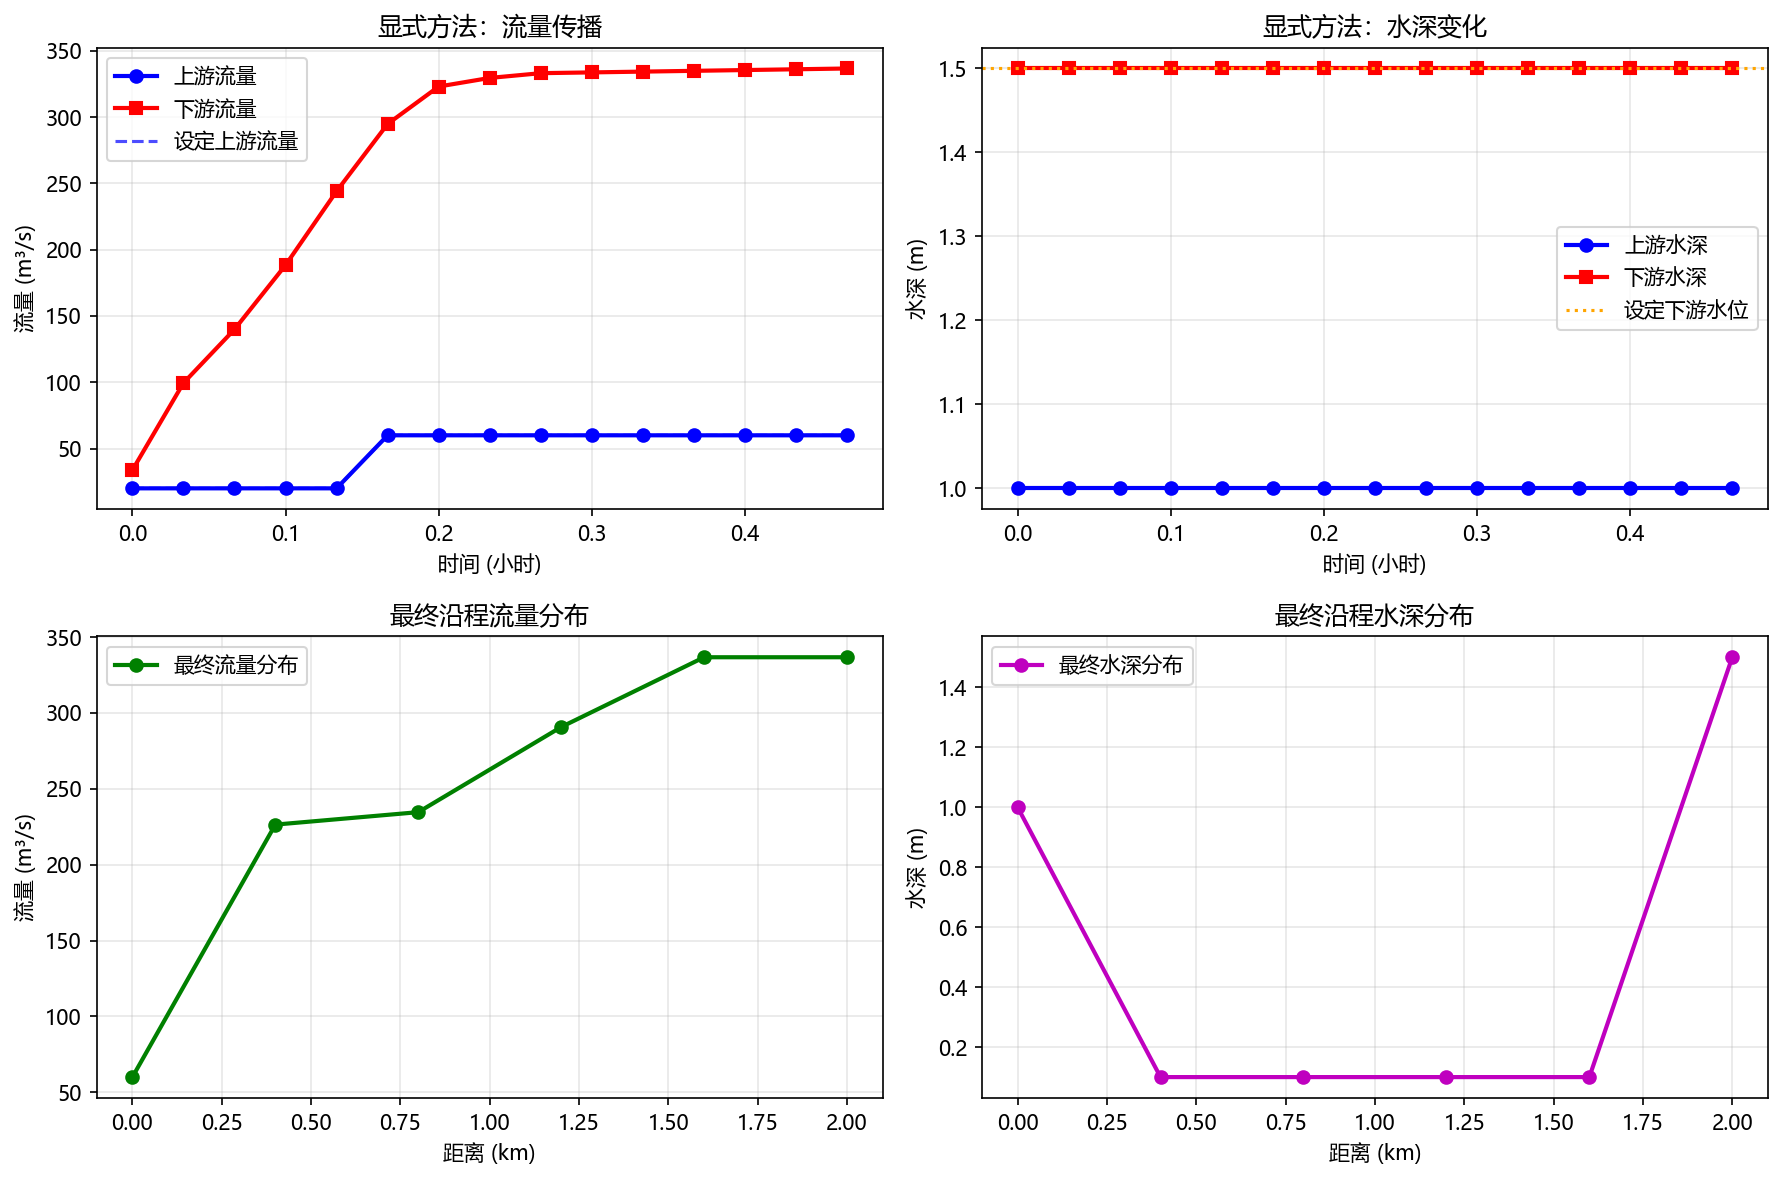

The Python source for this figure:
"""简单显式方法测试 - 验证边界条件传播"""

from hydrosis.hydrodynamics import (
    RiverReach,
    BoundaryCondition,
    RectangleSection
)
import numpy as np
import matplotlib.pyplot as plt

# 设置中文字体
plt.rcParams['font.sans-serif'] = ['Microsoft YaHei', 'SimHei']
plt.rcParams['axes.unicode_minus'] = False

class SimpleExplicitSolver:
    """简化的显式求解器 - 专注于边界条件传播"""
    
    def __init__(self, reach, cross_section, dt=60):
        self.reach = reach
        self.cross_section = cross_section
        self.dt = dt
        self.g = 9.81
        
        # 初始化状态
        n = reach.num_sections
        self.Q = np.full(n, 20.0)  # 初始流量
        self.h = np.full(n, 1.0)   # 初始水深
        self.A = np.full(n, cross_section.width * 1.0)  # 初始面积
        
    def solve_step(self, bc, time_idx):
        """求解一个时间步 - 修复版本"""
        n = self.reach.num_sections
        dx = self.reach.dx
        dt = self.dt
        
        Q_old = self.Q.copy()
        h_old = self.h.copy()
        A_old = self.A.copy()
        
        # 应用边界条件
        up_idx = min(time_idx, len(bc.upstream_values) - 1) if bc.upstream_values else 0
        dn_idx = min(time_idx, len(bc.downstream_values) - 1) if bc.downstream_values else 0
        
        # 上游边界条件
        if bc.upstream_type == "discharge":
            self.Q[0] = bc.upstream_values[up_idx]
        
        # 下游边界条件
        if bc.downstream_type == "stage":
            self.h[-1] = bc.downstream_values[dn_idx]
            self.A[-1] = self.cross_section.width * self.h[-1]
        
        # 显式更新内部节点 - 修复版本
        for i in range(1, n-1):
            # 连续性方程: ∂A/∂t + ∂Q/∂x = 0
            # 使用中心差分: ∂Q/∂x ≈ (Q[i+1] - Q[i-1]) / (2*dx)
            dQ_dx = (Q_old[i+1] - Q_old[i-1]) / (2 * dx)
            self.A[i] = A_old[i] - dt * dQ_dx
            
            # 确保面积为正
            self.A[i] = max(self.A[i], 0.1 * self.cross_section.width)
            
            # 从面积计算水深
            self.h[i] = self.A[i] / self.cross_section.width
            
            # 动量方程: ∂Q/∂t + ∂(Q²/A)/∂x + gA∂h/∂x = gAS₀ - gASf
            # 简化版本，忽略摩阻和对流项的非线性部分
            
            # 压力项: gA∂h/∂x
            dh_dx = (h_old[i+1] - h_old[i-1]) / (2 * dx)
            pressure_term = self.g * A_old[i] * dh_dx
            
            # 重力项: gAS₀
            gravity_term = self.g * A_old[i] * self.reach.bed_slope
            
            # 更新流量
            self.Q[i] = Q_old[i] + dt * (gravity_term - pressure_term)
        
        # 下游边界的流量通过连续性方程计算 - 修复版本
        if bc.downstream_type == "stage":
            # 使用连续性方程: ∂A/∂t + ∂Q/∂x = 0
            # 在下游边界: ∂Q/∂x = -∂A/∂t
            i = n - 1
            dA_dt = (self.A[i] - A_old[i]) / dt
            
            # 使用向后差分估算流量梯度
            # ∂Q/∂x ≈ (Q[i] - Q[i-1]) / dx = -dA_dt
            # 所以: Q[i] = Q[i-1] - dx * dA_dt
            self.Q[i] = self.Q[i-1] - dx * dA_dt
            
            # 确保流量为正（物理约束）
            self.Q[i] = max(self.Q[i], 0.1)
        
        return True
    
    def run_simulation(self, bc, num_steps):
        """运行完整仿真"""
        results = {
            'time': [],
            'Q': [],
            'h': [],
            'A': []
        }
        
        for t in range(num_steps):
            success = self.solve_step(bc, t)
            
            results['time'].append(t * self.dt)
            results['Q'].append(self.Q.copy())
            results['h'].append(self.h.copy())
            results['A'].append(self.A.copy())
            
            if not success:
                print(f"时间步 {t} 求解失败")
                break
        
        return results

def test_explicit_boundary():
    """测试显式方法的边界条件传播"""
    
    print("=== 简单显式方法边界条件测试 ===\n")
    
    # 创建河段
    section = RectangleSection(width=20)
    reach = RiverReach(
        id="explicit_test",
        length=2000,
        bed_slope=0.002,
        manning_n=0.03,
        width=20,
        num_sections=6
    )
    
    print(f"河段参数:")
    print(f"  长度: {reach.length}m")
    print(f"  网格数: {reach.num_sections}")
    print(f"  网格间距: {reach.dx:.0f}m")
    
    # 创建求解器
    solver = SimpleExplicitSolver(reach, section, dt=120)
    
    print(f"\n初始状态:")
    print(f"  流量: {solver.Q}")
    print(f"  水深: {solver.h}")
    
    # 设计边界条件
    num_steps = 15
    t = np.arange(num_steps)
    
    # 阶跃流量变化
    upstream_q = np.where(t < 5, 20.0, 60.0)
    downstream_h = np.full(num_steps, 1.5)  # 固定下游水位
    
    bc = BoundaryCondition(
        upstream_type="discharge",
        upstream_values=upstream_q.tolist(),
        downstream_type="stage",
        downstream_values=downstream_h.tolist()
    )
    
    print(f"\n边界条件:")
    print(f"  上游流量: {upstream_q[0]:.0f} → {upstream_q[-1]:.0f} m³/s (第5步变化)")
    print(f"  下游水位: {downstream_h[0]:.1f} m (固定)")
    
    # 运行仿真
    print(f"\n开始仿真...")
    results = solver.run_simulation(bc, num_steps)
    
    # 分析结果
    print(f"\n=== 结果分析 ===")
    
    time_array = np.array(results['time']) / 3600  # 转换为小时
    
    # 提取上下游数据
    upstream_q_results = [Q[0] for Q in results['Q']]
    downstream_q_results = [Q[-1] for Q in results['Q']]
    upstream_h_results = [h[0] for h in results['h']]
    downstream_h_results = [h[-1] for h in results['h']]
    
    print(f"流量变化:")
    print(f"  上游: {min(upstream_q_results):.1f} - {max(upstream_q_results):.1f} m³/s")
    print(f"  下游: {min(downstream_q_results):.1f} - {max(downstream_q_results):.1f} m³/s")
    
    print(f"水深变化:")
    print(f"  上游: {min(upstream_h_results):.2f} - {max(upstream_h_results):.2f} m")
    print(f"  下游: {min(downstream_h_results):.2f} - {max(downstream_h_results):.2f} m")
    
    # 检查传播效应
    q_change_up = max(upstream_q_results) - min(upstream_q_results)
    q_change_down = max(downstream_q_results) - min(downstream_q_results)
    
    print(f"传播效应:")
    print(f"  上游流量变化: {q_change_up:.1f} m³/s")
    print(f"  下游流量变化: {q_change_down:.1f} m³/s")
    print(f"  传播效率: {q_change_down/q_change_up*100:.1f}%")
    
    # 绘制结果
    fig, ((ax1, ax2), (ax3, ax4)) = plt.subplots(2, 2, figsize=(12, 8))
    
    # 流量对比
    ax1.plot(time_array, upstream_q_results, 'b-o', label='上游流量', linewidth=2)
    ax1.plot(time_array, downstream_q_results, 'r-s', label='下游流量', linewidth=2)
    ax1.plot(time_array, upstream_q[:len(time_array)], 'b--', label='设定上游流量', alpha=0.7)
    ax1.set_xlabel('时间 (小时)')
    ax1.set_ylabel('流量 (m³/s)')
    ax1.set_title('显式方法：流量传播')
    ax1.legend()
    ax1.grid(True, alpha=0.3)
    
    # 水深对比
    ax2.plot(time_array, upstream_h_results, 'b-o', label='上游水深', linewidth=2)
    ax2.plot(time_array, downstream_h_results, 'r-s', label='下游水深', linewidth=2)
    ax2.axhline(y=downstream_h[0], color='orange', linestyle=':', label='设定下游水位')
    ax2.set_xlabel('时间 (小时)')
    ax2.set_ylabel('水深 (m)')
    ax2.set_title('显式方法：水深变化')
    ax2.legend()
    ax2.grid(True, alpha=0.3)
    
    # 沿程分布（最后时刻）
    x_coords = np.array(reach.x_coords) / 1000
    final_Q = results['Q'][-1]
    final_h = results['h'][-1]
    
    ax3.plot(x_coords, final_Q, 'g-o', label='最终流量分布', linewidth=2)
    ax3.set_xlabel('距离 (km)')
    ax3.set_ylabel('流量 (m³/s)')
    ax3.set_title('最终沿程流量分布')
    ax3.legend()
    ax3.grid(True, alpha=0.3)
    
    ax4.plot(x_coords, final_h, 'm-o', label='最终水深分布', linewidth=2)
    ax4.set_xlabel('距离 (km)')
    ax4.set_ylabel('水深 (m)')
    ax4.set_title('最终沿程水深分布')
    ax4.legend()
    ax4.grid(True, alpha=0.3)
    
    plt.tight_layout()
    plt.savefig('simple_explicit_test.png', dpi=150, bbox_inches='tight')
    print(f"\n结果图表已保存: simple_explicit_test.png")
    
    return results

if __name__ == "__main__":
    results = test_explicit_boundary()
